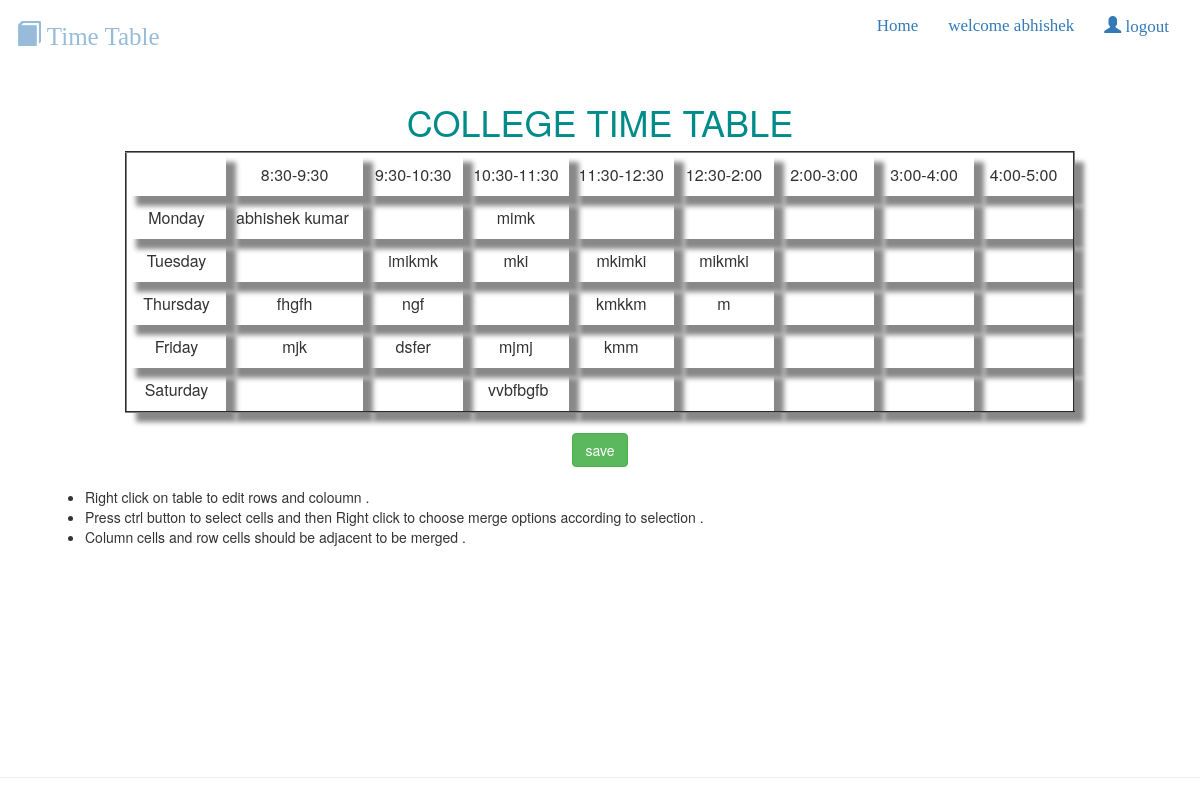
The app's page / (signed in), older data.
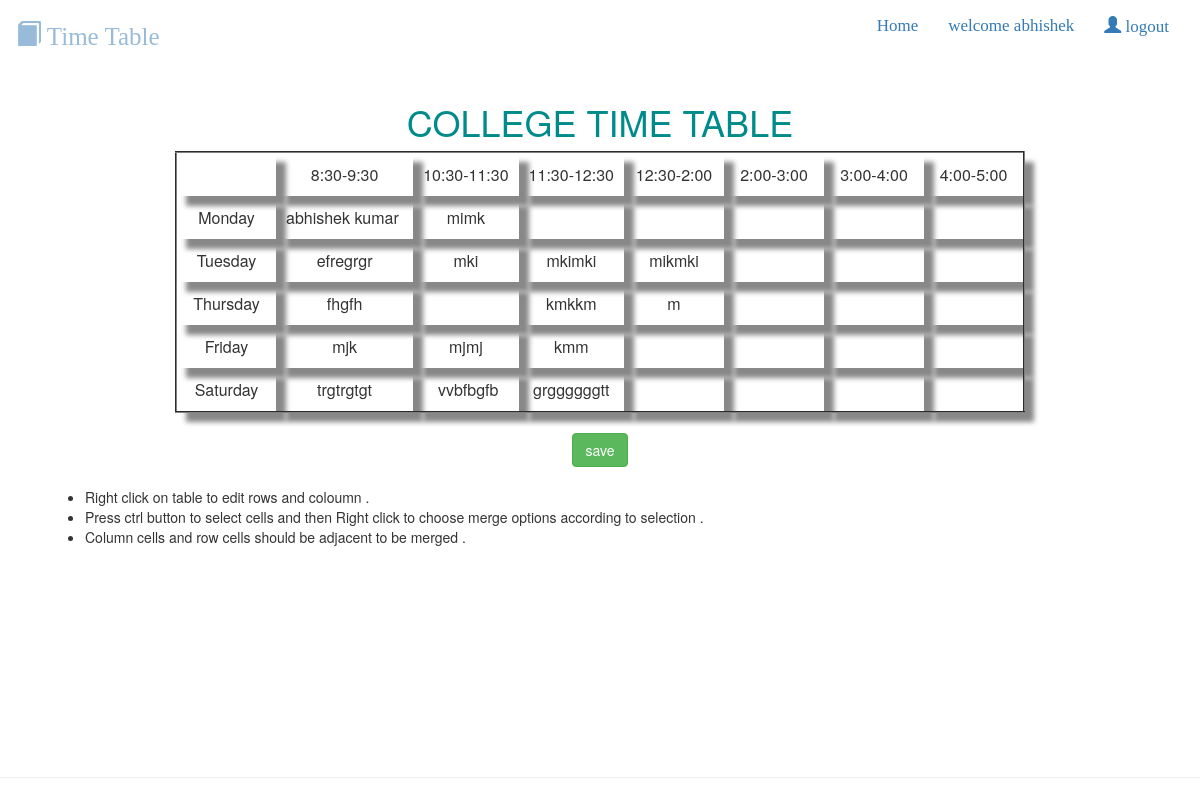
The same page, newer data.
### usertt/models.py (models this page shows)
class timetablecolumn(models.Model):
    user = models.ManyToManyField(User)
    c1=models.CharField(max_length=2000000,default="---")
    def __str__(self):
        return self.c1

### usertt/views.py (the view)
# urls.py: path('',views.index,name='index'),
@login_required(login_url='/login')
def index(request):
    user_table1 = timetablecolumn.objects.filter(user= request.user)[:1]
    len_of_usertable = len(user_table1)
    return render(request,'usertt/index.html',{'usertable_1':user_table1,'user_len':len_of_usertable})

### templates/usertt/index.html (shortened to what the changed rows need)
{% extends 'usertt/base.html' %}
{% block content %}
<div class="container timetable" style="padding-bottom:200px;">
<H1><FONT COLOR="DARKCYAN"><CENTER>COLLEGE TIME TABLE</FONT></H1>
<table border="2" cellspacing="3" align="center" class="editableTable" align="center" >
    {% if user_len == 0 %}
    <tbody >
        <tr>
            <td contenteditable="true"></td>
            <td contenteditable="true">8:30-9:30</td>
            <td contenteditable="true">9:30-10:30</td>
            <td contenteditable="true">10:30-11:30</td>
            <td contenteditable="true">11:30-12:30</td>
            <td contenteditable="true">12:30-2:00</td>
            <td contenteditable="true">2:00-3:00</td>
            <td contenteditable="true">3:00-4:00</td>
            <td contenteditable="true">4:00-5:00</td>
        </tr>
         <tr>
            <td contenteditable="true">Monday</td>
            <td contenteditable="true">sub1</td>
            <td contenteditable="true">sub2</td>
            <td contenteditable="true">sub3</td>
            <td contenteditable="true">lunch</td>
            <td contenteditable="true">sub4</td>
            <td contenteditable="true">sub5</td>
            <td contenteditable="true">library</td>
            <td contenteditable="true">counselling class</td>
         </tr>
         <tr>
            <td contenteditable="true">Tuesday</td>
            <td contenteditable="true">sub1</td>
            <td contenteditable="true">sub2</td>
            <td contenteditable="true">sub3</td>
            <td contenteditable="true">lunch</td>
            <td contenteditable="true">sub4</td>
            <td contenteditable="true">sub5</td>
            <td contenteditable="true">library</td>
            <td contenteditable="true">counselling class</td>
         </tr>
         <tr>
            <td contenteditable="true">Wednesday</td>
            <td contenteditable="true">sub1</td>
            <td contenteditable="true">sub2</td>
            <td contenteditable="true">sub3</td>
            <td contenteditable="true">lunch</td>
            <td contenteditable="true">sub4</td>
            <td contenteditable="true">sub5</td>
            <td contenteditable="true">library</td>
            <td contenteditable="true">counselling class</td>
         </tr>
         <tr>
            <td contenteditable="true">Thursday</td>
            <td contenteditable="true">sub1</td>
            <td contenteditable="true">sub2</td>
            <td contenteditable="true">sub3</td>
            <td contenteditable="true">lunch</td>
            <td contenteditable="true">sub4</td>
            <td contenteditable="true">sub5</td>
            <td contenteditable="true">library</td>
            <td contenteditable="true">counselling class</td>
         </tr>
         <tr>
            <td contenteditable="true">Friday</td>
            <td contenteditable="true">sub1</td>
            <td contenteditable="true">sub2</td>
            <td contenteditable="true">sub3</td>
            <td contenteditable="true">lunch</td>
            <td contenteditable="true">sub4</td>
            <td contenteditable="true">sub5</td>
            <td contenteditable="true">library</td>
            <td contenteditable="true">counselling class</td>
         </tr>
         <tr>
            <td contenteditable="true">Saturday</td>
            <td contenteditable="true">sub1</td>
            <td contenteditable="true">sub2</td>
            <td contenteditable="true">sub3</td>
            <td contenteditable="true">lunch</td>
            <td contenteditable="true">sub4</td>
            <td contenteditable="true">sub5</td>
            <td contenteditable="true">library</td>
            <td contenteditable="true">counselling class</td>
         </tr>
    </tbody>
    {% else %}
    {% for i in usertable_1 %}
        {{ i | safe}}
    {% endfor %}
    {% endif %}
</table>
</div>
<br>
{% endblock %}

Row changes from the older to the newer data that the page shows:
changed timetablecolumn: c1 "8:30-9:30 9:30-10:30 10:30-11:30 11:30-12:30 12:30-2:00 2:00-3:00 3:00-4:00 4:00-5:00 Monday abhishek kumar mimk Tuesday imikmk mki mkimki mikmki Thursday fhgfh ngf kmkkm m Friday mjk dsfer mjmj kmm Saturday vvbfbgfb" → "8:30-9:30 10:30-11:30 11:30-12:30 12:30-2:00 2:00-3:00 3:00-4:00 4:00-5:00 Monday abhishek kumar mimk Tuesday efregrgr mki mkimki mikmki Thursday fhgfh kmkkm m Friday mjk mjmj kmm Saturday trgtrgtgt vvbfbgfb grggggggtt"
